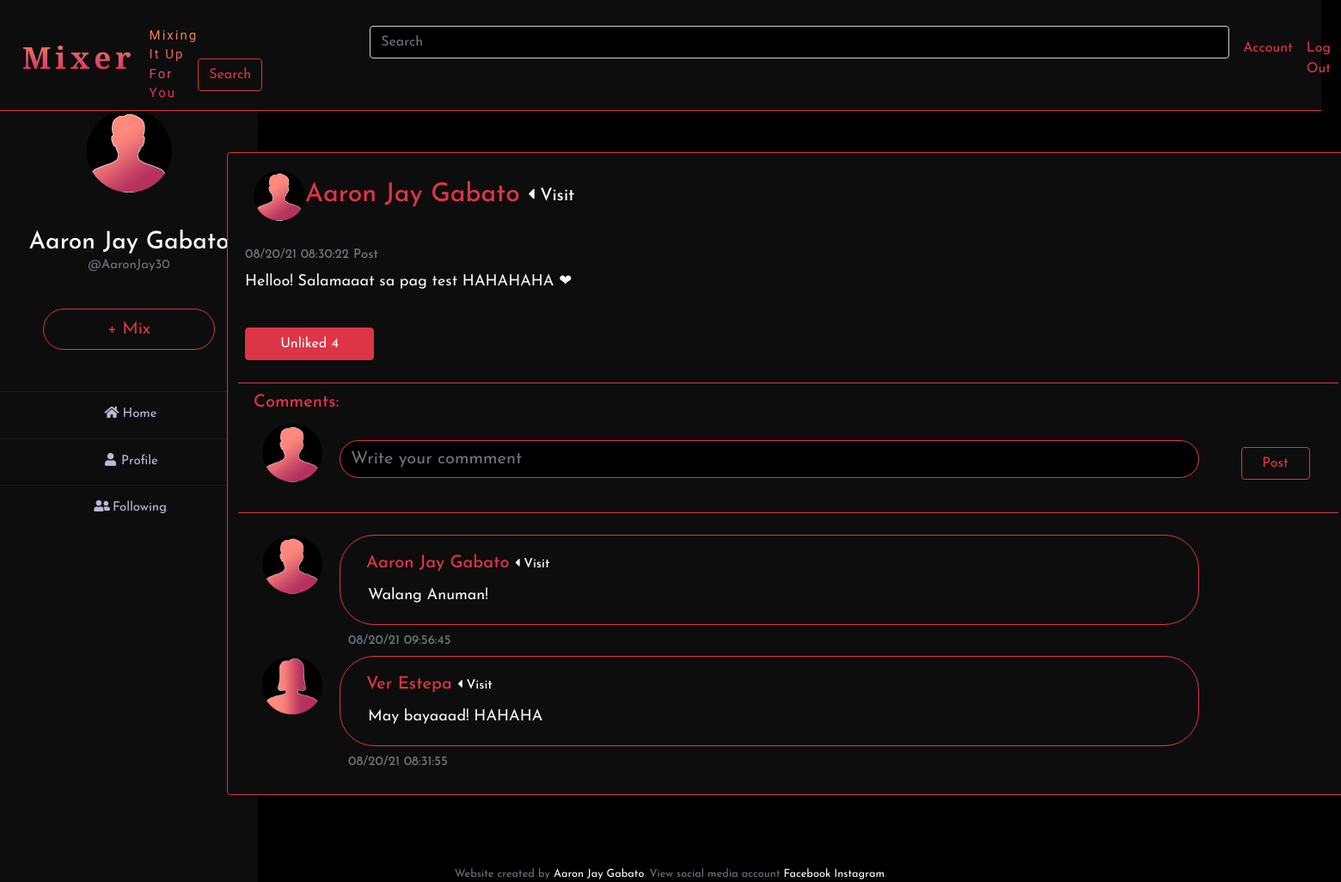
/comment/1 (signed in), run on the app's committed database.
### tables this page shows
CREATE TABLE users (id INTEGER, 
    username TEXT NOT NULL, 
    password TEXT NOT NULL, 
    firstName TEXT NOT NULL, 
    lastName TEXT NOT NULL, gender TEXT, profile INTEGER, 'full_name' text, 
    PRIMARY KEY(id));

CREATE TABLE 'post' (
    id INTEGER,
    user_id INTEGER,
    name TEXT NOT NULL,
    content TEXT NOT NULL,
    time TEXT NOT NULL, 
    date TEXT NOT NULL, profile INTEGER, 'action' text, 'react_count' INTEGER NOT NULL DEFAULT 0, 'comment_count' INTEGER NOT NULL DEFAULT 0,
    PRIMARY KEY (id)
);

CREATE TABLE 'comment' ('id' integer PRIMARY KEY NOT NULL, 'user_id' integer NOT NULL, 'comment' text NOT NULL, 'time' text NOT NULL, 'date' text NOT NULL, 'post_id'  INTEGER NOT NULL  , 'profile_id' INTEGER, 'name' text);

### app.py (the view)
@app.route("/comment/<int:id>", methods=["GET","POST"])
@login_required
def comment(id):
    users = db.execute("SELECT * from users WHERE id = ?", session["user_id"])
    post = db.execute("SELECT * FROM post WHERE id=?",id)
    Myreact = db.execute("SELECT * from react WHERE user_id = ?",session["user_id"])
    react_id = []
    likeCount = 0
    comment = db.execute("SELECT * FROM comment WHERE post_id = ? ORDER BY date DESC, time DESC", id)
    for Myreacts in Myreact:
        if Myreacts["post_id"] not in react_id:
            react_id.append(Myreacts["post_id"])
    if request.method == "POST":
        userComment = (str(request.form.get("comment")))
        now = datetime.now(tz=pytz.UTC)
        Manila = now.astimezone(pytz.timezone('Asia/Manila'))
        date = Manila.strftime("%x")
        time = Manila.strftime("%X")
        profile = users[0]["profile"]
        name = users[0]["firstName"] + " " + users[0]["lastName"]
        comment_count = post[0]["comment_count"]
        totalcomment = comment_count + 1
        db.execute("INSERT INTO comment (user_id, comment, date, time, post_id, profile_id, name) VALUES (?, ?, ?, ?, ?, ?, ?)",
                    session["user_id"], userComment, date, time, id, profile, name)
        db.execute("UPDATE post SET comment_count = ? WHERE id = ?",totalcomment, id)
        comments = db.execute("SELECT * FROM comment WHERE post_id = ? ORDER BY date DESC, time DESC", id)
        return redirect(url_for('comment', id=id))
    else:
        return render_template("comment.html",user=users, post=post, react_id=react_id, comment=comment)

### app.py (called while the page is built)
@app.after_request
def after_request(response):
    response.headers["Cache-Control"] = "no-cache, no-store, must-revalidate"
    response.headers["Expires"] = 0
    response.headers["Pragma"] = "no-cache"
    return response

### helpers.py (called while the page is built)
def login_required(f):
    @wraps(f)
    def decorated_function(*args, **kwargs):
        if session.get("user_id") is None:
            return redirect("/login")
        return f(*args, **kwargs)
    return decorated_function

### templates/comment.html (shortened to what this page needs)
{% extends "layout.html" %}
{% block image %}
    {% for users in user %}
        <img src="/static/avatar/{{ users.profile }}.png" style="width: 100px; margin-left: 100px; margin-bottom: 40px;">
    {% endfor %}
{% endblock %}
{% block name %}
    {% for users in user %}
        {{ users.firstName }} {{ users.lastName }}
        <br>
        <div class="small text-center text-muted" style="font-size: 15px;">@{{users.username}}</div>
        <br>
    {% endfor %}
{% endblock %}
{% block search %}
    <form class="form-inline my-2 my-lg-0" action="/search" method="post">
        <input autocomplete="off" class="form-control mr-sm-2 text-danger" name="search" type="search" placeholder="Search" aria-label="Search" style="width: 1000px; margin-left: 200px;">
        <button class="btn btn-outline-danger my-2 my-sm-0" type="submit">Search</button>
    </form>
{% endblock %}
{% block push %}
<a href="/mix"><button type="button" class="btn btn-outline-danger btn-lg text-center" style="font-size: 20px; width: 200px; border-radius: 30px; z-index: 1;">+ Mix</button></a>
{% endblock %}
{% block page %}
    {% for posts in post %}
        <div class="card border-danger" style="width: 1300px; margin-left: -100px; z-index: 0;">
          <div class="card-body" >
              <h5 class="card-title text-danger" style="font-size: 30px; margin-left: 10px;"> <img src="/static/avatar/{{ posts.profile }}.png" style="width: 60px;">{{ posts.name }}
                  <a href="/friends_profile/{{posts.user_id}}" class="text-center text-light" style="font-size: 20px; z-index: 1;"><i class="fas fa-caret-left"></i> Visit</a></li>
              </h5>
              <br>
              <h6 class="card-subtitle mb-2 text-muted text-danger" style="font-size: 15px;">{{ posts.date }} {{ posts.time }} {{ posts.action }}</h6>
              <p class="card-text text-light" style="font-size: 18px;">{{ posts.content }}</p>
              <br>
              {% if posts.id in react_id %}
                    <form action="/unliked/{{posts.id}}" method="get">
                        <button name="commentName" value="{{ posts.id }}" type="submit" class="btn-danger btn" style="float:left; width:150px; margin-right: 20px;">Unliked {{posts.react_count}}</button>
                    </form>
              {% else %}
                    <form action="/like/{{posts.id}}" method="get">
                        <button name="commentName" value="{{ posts.id }}" type="submit" class="btn btn-outline-danger" style="float:left; width:150px; margin-right: 20px;">Like {{posts.react_count}}</button>
                    </form>
              {% endif %}
              <br>
              <br>
              <hr class="border-danger" style="width: 1280px; margin-bottom: 20px; margin-left: -8px; ">
              {% for users in user %}
              <h5 class="card-title text-danger" style="font-size: 20px; margin-left: 10px; margin-top: -10px;">Comments:</h5>
              <form action="/comment/{{posts.id}}" method="post">
                <div class="form-group">
                    <img src="/static/avatar/{{ users.profile }}.png" style="width: 70px; margin-left: 20px;">
                    <input autofocus autocomplete="off" class="form-control text-light border-danger" placeholder="Write your commment" autofocus name="comment" style="width: 1000px; font-size: 20px; margin-left: 110px; border-radius: 40px; margin-top: -50px;"></textarea>
                    <br>
                    <button class="register btn btn-outline-danger" type="submit" style="float: right; width: 80px; text-align: center; margin-top: -60px;">Post</button>
                </div>
              </form>
              {% endfor %}
            <hr class="border-danger" style="width: 1280px; margin-bottom: 1px; margin-left: -8px; ">
            <br>
              {% for comments in comment %}
                  <img src="/static/avatar/{{ comments.profile_id }}.png" style="width: 70px; margin-left: 20px;">
                  <div class="card border-danger" style="width: 1000px; margin-top: -70px; margin-left: 110px; border-radius: 40px;">
                      <div class="card-body" >
                          <h5 class="card-title text-danger" style="font-size: 20px; margin-left: 10px;">{{ comments.name }}
                              <a href="/friends_profile/{{comments.user_id}}" class="text-center text-light" style="font-size: 15px; z-index: 1;margin-top: 5px;"><i class="fas fa-caret-left"></i> Visit</a></li>
                          </h5>
                          <p class="card-text text-light" style="font-size: 18px; margin-left: 12px;">{{ comments.comment }}</p>
                        </div>
                  </div>
                  <h6 class="card-subtitle mb-2 text-muted text-danger" style="font-size: 15px; margin-left: 120px; margin-top: 5px">{{ comments.date }} {{ comments.time }}</h6>
              {% endfor %}
          </div>
        </div>
        <br>
    {% endfor %}
{% endblock %}
{% block footer %}
    Website created by <a href="http://aaronjay.ml">Aaron Jay Gabato</a>. View social media account <a href="https://www.facebook.com/gabato.aaron30">Facebook</a> <a href="https://www.instagram.com/aaaaarondalla/">Instagram</a>.
{% endblock %}

### static/styles.css (style rules this page uses)
.register { display: inline-block; margin-right: 19.5px; text-align: left; }
.form-control:valid { background-color: black!important; }
a { color: white; }
.dark { background: black; }
.card { background: #0d0d0d; margin: 0 auto; float: none; margin-bottom: 10px; }
* { margin: 0; padding: 0; list-style: none; text-decoration: none; font-family: 'Josefin Sans', sans-serif; }

### data on the page
users: firstName "Aaron Jay", lastName "Gabato", username "AaronJay30"
post: name "Aaron Jay Gabato", date "08/20/21", time "08:30:22", action "Post", content "Helloo! Salamaaat sa pag test HAHAHAHA ❤", {{ posts.id }} 1 (drawn), react_count "4"
comment: shows a picture, name "Aaron Jay Gabato", comment "Walang Anuman!", date "08/20/21", time "09:56:45"
comment: shows a picture, name "Ver Estepa", comment "May bayaaad! HAHAHA", date "08/20/21", time "08:31:55"
